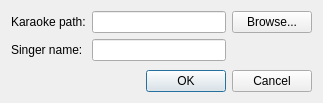
<?xml version="1.0" encoding="UTF-8"?>
<ui version="4.0">
 <class>SongEnqueueDialog</class>
 <widget class="QDialog" name="SongEnqueueDialog">
  <property name="geometry">
   <rect>
    <x>0</x>
    <y>0</y>
    <width>323</width>
    <height>103</height>
   </rect>
  </property>
  <property name="windowTitle">
   <string>Add a song to queue</string>
  </property>
  <layout class="QVBoxLayout" name="verticalLayout">
   <item>
    <layout class="QGridLayout" name="gridLayout">
     <item row="0" column="0">
      <widget class="QLabel" name="label">
       <property name="text">
        <string>Karaoke path:</string>
       </property>
      </widget>
     </item>
     <item row="0" column="1">
      <widget class="QLineEdit" name="leFile"/>
     </item>
     <item row="0" column="2">
      <widget class="QPushButton" name="btnBrowse">
       <property name="text">
        <string>Browse...</string>
       </property>
      </widget>
     </item>
     <item row="1" column="0">
      <widget class="QLabel" name="label_2">
       <property name="text">
        <string>Singer name:</string>
       </property>
      </widget>
     </item>
     <item row="1" column="1">
      <widget class="QLineEdit" name="leSinger"/>
     </item>
    </layout>
   </item>
   <item>
    <spacer name="verticalSpacer">
     <property name="orientation">
      <enum>Qt::Vertical</enum>
     </property>
     <property name="sizeHint" stdset="0">
      <size>
       <width>20</width>
       <height>40</height>
      </size>
     </property>
    </spacer>
   </item>
   <item>
    <widget class="QDialogButtonBox" name="buttonBox">
     <property name="orientation">
      <enum>Qt::Horizontal</enum>
     </property>
     <property name="standardButtons">
      <set>QDialogButtonBox::Cancel|QDialogButtonBox::Ok</set>
     </property>
    </widget>
   </item>
  </layout>
 </widget>
 <resources/>
 <connections>
  <connection>
   <sender>buttonBox</sender>
   <signal>accepted()</signal>
   <receiver>SongEnqueueDialog</receiver>
   <slot>accept()</slot>
   <hints>
    <hint type="sourcelabel">
     <x>248</x>
     <y>254</y>
    </hint>
    <hint type="destinationlabel">
     <x>157</x>
     <y>274</y>
    </hint>
   </hints>
  </connection>
  <connection>
   <sender>buttonBox</sender>
   <signal>rejected()</signal>
   <receiver>SongEnqueueDialog</receiver>
   <slot>reject()</slot>
   <hints>
    <hint type="sourcelabel">
     <x>316</x>
     <y>260</y>
    </hint>
    <hint type="destinationlabel">
     <x>286</x>
     <y>274</y>
    </hint>
   </hints>
  </connection>
 </connections>
</ui>
